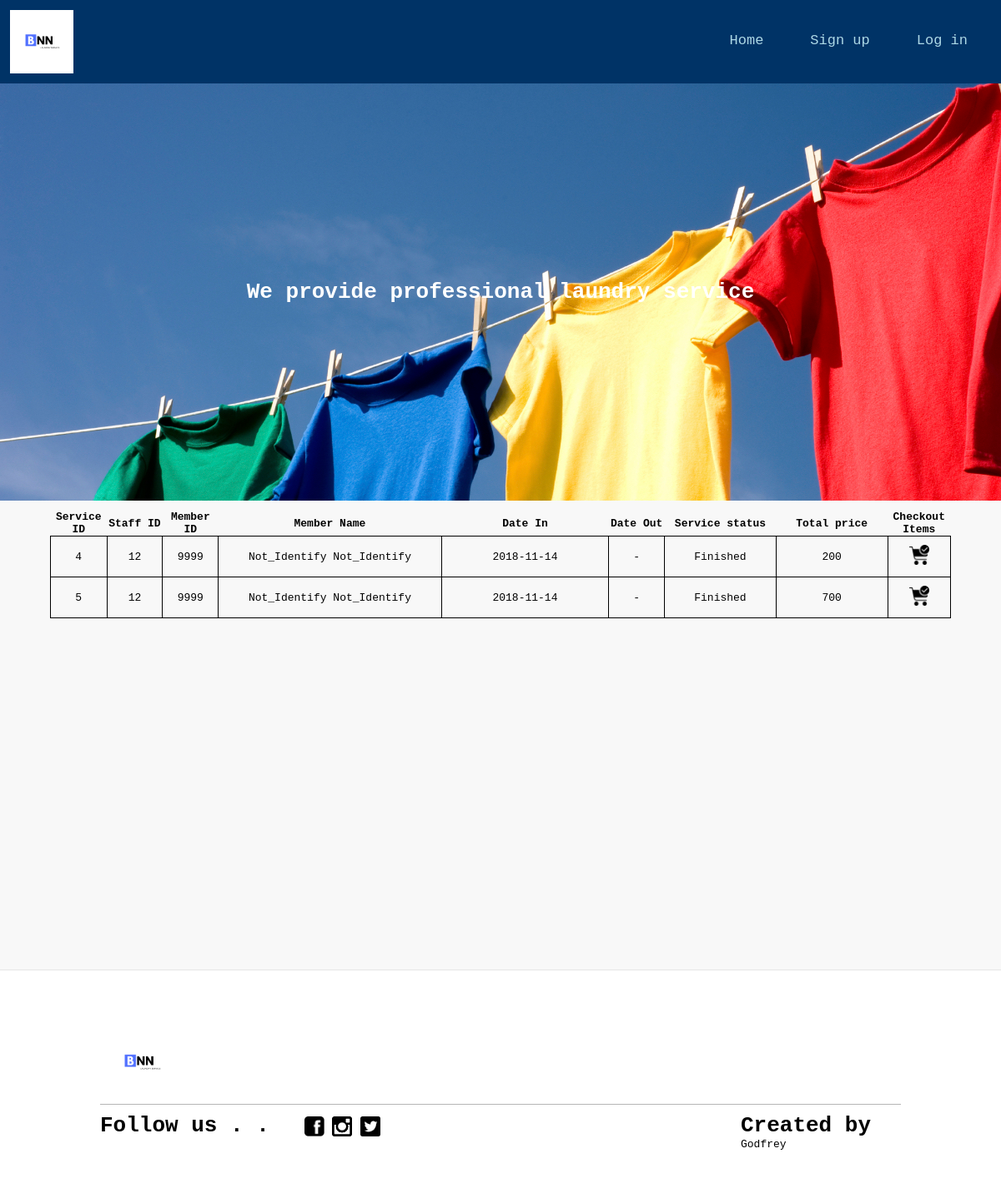
Screenshot of /checkoutitems.php with the database file from the repository.
### tables this page shows
CREATE TABLE `laundryservice` (
  `Pid` int(11) NOT NULL,
  `serviceId` int(11) NOT NULL,
  `memberId` int(11) NOT NULL,
  `staffId` int(11) NOT NULL,
  `dateIn` date NOT NULL,
  `dateOut` date NOT NULL,
  `serviceStatus` enum('F','NF') NOT NULL,
  `totalPrice` int(11) NOT NULL
);

CREATE TABLE `member` (
  `memberId` int(15) NOT NULL,
  `firstName` varchar(45) NOT NULL,
  `lastName` varchar(45) NOT NULL,
  `mobileNo` varchar(10) NOT NULL,
  `address` varchar(45) NOT NULL,
  `memberTypeId` int(1) NOT NULL,
  `bonusPoint` int(5) NOT NULL,
  `email` varchar(45) NOT NULL,
  `memberUserId` varchar(45) NOT NULL,
  `password` varchar(45) NOT NULL,
  `gender` enum('M','F') NOT NULL
);

### checkoutitems.php (the view, shortened to what this page needs)
<?php
require_once('connect.php');
 ?>
<!DOCTYPE html>
<html>
  <head>
    <link rel="stylesheet" type="text/css" href="stylesbackup1.css">
  </head>
  <div class="header">
    <div class="logoWrapper">
      <img class="logo" src="BNN.png" border="0" />
      <div class="topnav">
        <a href="staffsignin.php">Log in</a>
        <a href="staffregister.php">Sign up</a>
        <a href="management.php">Home</a>
      </div>
    </div>
    <div class="motto">
      <h1>We provide professional laundry service</h1>
    </div>
  </div>
  <body>
    <div class="row">
    <div class="content">
      <div class="boxWrapper">
        <div class="">
          <table>
                  <col width="5%">
                  <col width="5%">
                  <col width="5%">
                  <col width="20%">
                  <col width="15%">
                  <col width="5%">
                  <col width="10%">
                  <col width="10%">
                  <col width="5%">
                  <tr>
                      <th>Service ID</th>
                      <th>Staff ID</th>
                      <th>Member ID</th>
                      <th>Member Name</th>
                      <th>Date In</th>
                      <th>Date Out</th>
                      <th>Service status</th>
                      <th>Total price</th>
                      <th>Checkout Items</th>
                  </tr>
  		 <?php
  				 	$q="SELECT *,`firstName`,`lastName` FROM `laundryservice`,`member` where `serviceStatus` = 'F' AND laundryservice.dateOut='0000-00-00' AND laundryservice.memberId = member.memberId ORDER BY `serviceId`";
  					$result=$mysqli->query($q);
  				 while($row=$result->fetch_array()){ ?>
             <?php
              $dashDateOut="";
              if ($row['dateOut']=="0000-00-00") {
                $dashDateOut="-";
              }
              else {
                $dashDateOut=$row['dateOut'];
              }
              ?>
                   <tr>
                      <td><?=$row['serviceId']?></td>
                      <td><?=$row['staffId']?></td>
                      <td><?=$row['memberId']?></td>
                      <td><?=$row['firstName']?> <?=$row['lastName']?></td>
                      <td><?=$row['dateIn']?></td>
                      <td><?=$dashDateOut?></td>
                      <td>Finished</td>
                      <td><?=$row['totalPrice']?></td>
                      <td><a href='checkcheckout.php?serviceId=<?=$row['serviceId']?>&memberId=<?=$row['memberId']?>&totalPrice=<?=$row['totalPrice']?>";'> <img src="checkout.png" width="24" height="24"></a></td>
                  </tr>
  				<?php } ?>
              </table>
        </div>
      </div>
    </div>
  </div>
  <footer>
    <div class="footerContent">
      <div class="logoWrapper">
        <img class="logo" src="BNN.png" border="0" />
      </div>
      <div class="leftFooter">
        <h1 id="followUs">Follow us . . </h1>
        <div class="iconWrapper">
          <a href="https://www.facebook.com/">
            <img class="socialIcon" src="facebook.png" border="0" />
          </a>
          <a href="https://www.instagram.com/">
            <img class="socialIcon" src="ig.png" border="0" />
          </a>
          <a href="https://twitter.com/">
            <img class="socialIcon" src="twitter.png" border="0" />
          </a>
        </div>
      </div>
      <div class="rightFooter">
        <div class="memberCredit">
          <h1>Created by</h1>
        </div>
        <div class="nameList">
          <ul id="name">
            <li>Godfrey</li>
          </ul>
        </div>
      </div>
    </div>
  </footer>
  </body>
</html>

### stylesbackup1.css (style rules this page uses)
* { font-family: monospace; margin:0; padding:0; box-sizing:border-box; }
a { text-decoration: none; }
.topnav { overflow: hidden; }
.topnav a { margin-right: 2%; float: right; color: lightblue; text-align: center; vertical-align: middle; line-height: 70px; padding: 14px 16px; text-decoration: none; font-size: 17px; }
.logoWrapper { height: 100px; position: relative; }
.logo { padding: 1%; margin: 0; position: absolute; height: 100px; width: 100px; }
.motto { height: 500px; color: white; font-weight: bold; text-align: center; vertical-align: center; font-family:monospace; line-height: 500px; background-image: url("bg.jpeg"); background-size:auto; }
.header { background-color: #003366; }
.row:after { content: ""; display: table; clear: both; }
.row { background-color: rgba(239,239,239,0.45); }
.content { float: left; width: 100%; margin-top: 1%; }
.boxWrapper { padding-left: 5%; padding-right: 5%; width: 100%; height: 550px; }
footer { background: width: 100%; }
.leftFooter { padding-top: 1%; border-top: 1px solid rgba(10,10,10,0.3); float: left; width: 50%; }
.rightFooter { padding-top: 1%; border-top: 1px solid rgba(10,10,10,0.3); float: left; width: 50%; }
.socialIcon { float: left; height: 10%; width: 10%; margin: 2%; }
.footerContent { width: 100%; padding: 10%; padding-top: 5%; border-top: 1px solid rgba(10,10,10,0.1); }
#followUs { float: left; width: 50%; }
.memberCredit { padding-left: 60%; }
.nameList { padding-left: 60%; }
#name { list-style-type: none; }
.iconWrapper { float: left; width: 50%; }
tr { text-align: center; }
td { border: 1px solid black; padding: 10px; }
table { border-collapse: collapse; width: 100%; }

### rows the page displays
laundryservice: serviceId "4", staffId "12", memberId.memberId "9999", memberId.firstName "Not_Identify", memberId.lastName "Not_Identify", dateIn "2018-11-14", dateOut "-", totalPrice "200"
laundryservice: serviceId "5", staffId "12", memberId.memberId "9999", memberId.firstName "Not_Identify", memberId.lastName "Not_Identify", dateIn "2018-11-14", dateOut "-", totalPrice "700"
